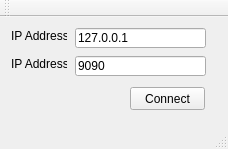
<?xml version="1.0" encoding="UTF-8"?>
<ui version="4.0">
 <class>MainWindow</class>
 <widget class="QMainWindow" name="MainWindow">
  <property name="geometry">
   <rect>
    <x>0</x>
    <y>0</y>
    <width>228</width>
    <height>149</height>
   </rect>
  </property>
  <property name="windowTitle">
   <string>MainWindow</string>
  </property>
  <widget class="QWidget" name="centralWidget">
   <property name="enabled">
    <bool>true</bool>
   </property>
   <property name="sizePolicy">
    <sizepolicy hsizetype="Expanding" vsizetype="Expanding">
     <horstretch>0</horstretch>
     <verstretch>0</verstretch>
    </sizepolicy>
   </property>
   <widget class="QLineEdit" name="lineEdit_IP">
    <property name="geometry">
     <rect>
      <x>75</x>
      <y>11</y>
      <width>131</width>
      <height>20</height>
     </rect>
    </property>
    <property name="sizePolicy">
     <sizepolicy hsizetype="Fixed" vsizetype="Fixed">
      <horstretch>0</horstretch>
      <verstretch>0</verstretch>
     </sizepolicy>
    </property>
    <property name="text">
     <string>127.0.0.1</string>
    </property>
   </widget>
   <widget class="QLabel" name="label">
    <property name="geometry">
     <rect>
      <x>11</x>
      <y>11</y>
      <width>56</width>
      <height>16</height>
     </rect>
    </property>
    <property name="text">
     <string>IP Address:</string>
    </property>
   </widget>
   <widget class="QPushButton" name="pushButton">
    <property name="geometry">
     <rect>
      <x>130</x>
      <y>70</y>
      <width>75</width>
      <height>23</height>
     </rect>
    </property>
    <property name="text">
     <string>Connect</string>
    </property>
   </widget>
   <widget class="QLineEdit" name="lineEdit_Port">
    <property name="geometry">
     <rect>
      <x>75</x>
      <y>39</y>
      <width>131</width>
      <height>20</height>
     </rect>
    </property>
    <property name="text">
     <string>9090</string>
    </property>
   </widget>
   <widget class="QLabel" name="label_2">
    <property name="geometry">
     <rect>
      <x>11</x>
      <y>39</y>
      <width>56</width>
      <height>16</height>
     </rect>
    </property>
    <property name="text">
     <string>IP Address:</string>
    </property>
   </widget>
  </widget>
  <widget class="QMenuBar" name="menuBar">
   <property name="geometry">
    <rect>
     <x>0</x>
     <y>0</y>
     <width>228</width>
     <height>20</height>
    </rect>
   </property>
  </widget>
  <widget class="QToolBar" name="mainToolBar">
   <attribute name="toolBarArea">
    <enum>TopToolBarArea</enum>
   </attribute>
   <attribute name="toolBarBreak">
    <bool>false</bool>
   </attribute>
  </widget>
  <widget class="QStatusBar" name="statusBar"/>
 </widget>
 <layoutdefault spacing="6" margin="11"/>
 <resources/>
 <connections/>
</ui>
